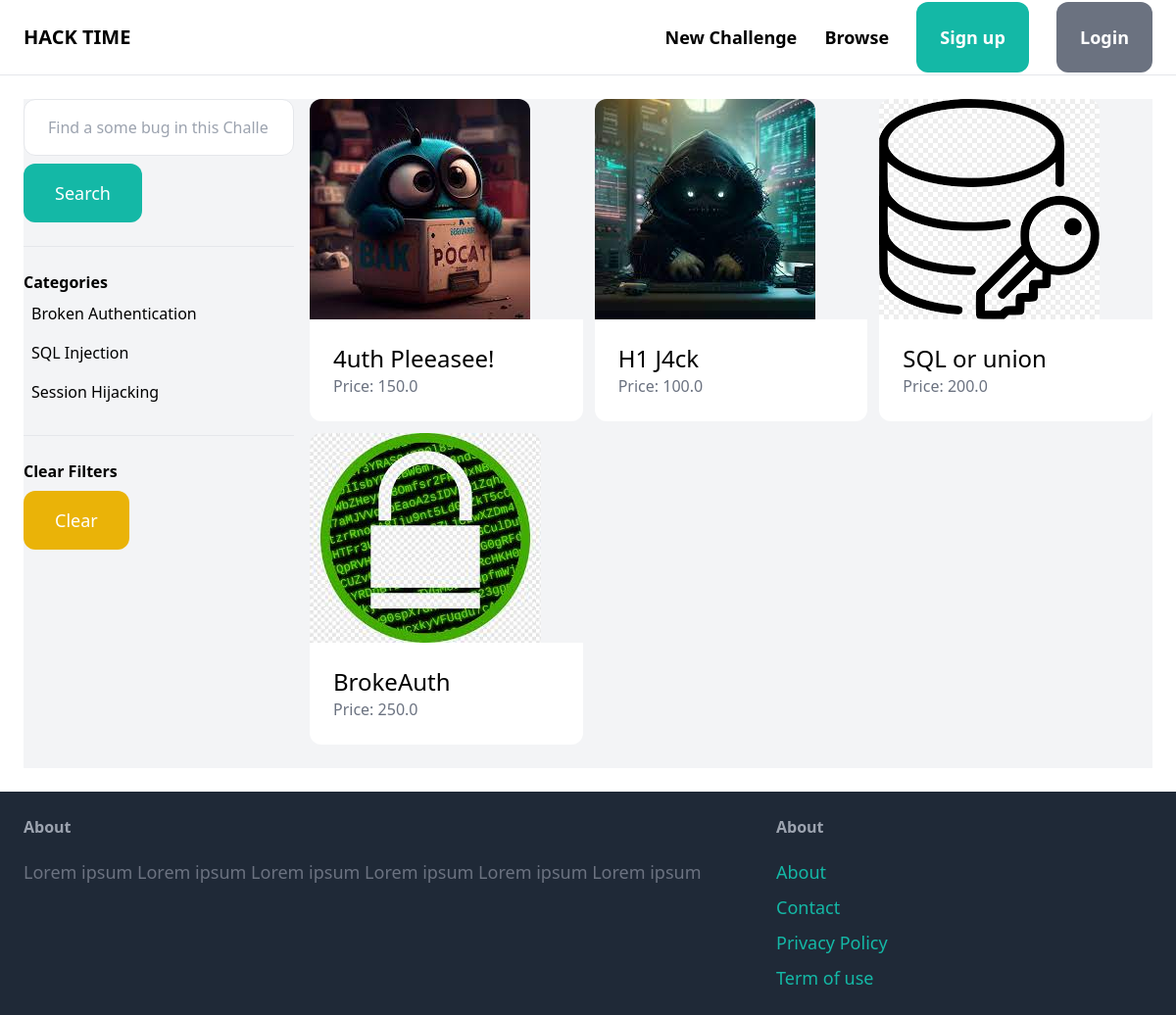
The app's page /items/ with its own data.
### item/models.py (models this page shows, shortened)
class Category(models.Model):
    name= models.CharField(max_length=255)
    class Meta:
        ordering = ('name',)
        verbose_name_plural = 'Categories'

class Item(models.Model):
    category = models.ForeignKey(Category, related_name='items', on_delete=models.CASCADE)
    name= models.CharField(max_length=255)
    description = models.TextField(blank=True, null=True)
    price = models.FloatField()
    image = models.ImageField(upload_to='item_images', blank=True, null=True)
    is_sold = models.BooleanField(default=True)
    created_by = models.ForeignKey(User, related_name='items', on_delete=models.CASCADE)
    created_at = models.DateTimeField(auto_now_add=True)

### item/views.py (the view)
# urls.py: path('', views.items, name='items'),
def items(request):
    query = request.GET.get('query', '')
    category_id = request.GET.get('category',0   )
    categories = Category.objects.all()
    items = Item.objects.filter(is_sold=False)
    if category_id:
        items = items.filter(category_id=category_id)
    if query:
        items = items.filter(Q(name__icontains=query) | Q(description__icontains=query))
    return render(request, 'item/items.html', {
        'items':items,
        'query':query,
        'categories':categories,
        'category_id':int(category_id)
    })

### item/templates/item/items.html (shortened to what this page needs)
{% extends 'core/base.html' %}
{% block content %}
    <div class="pb-6 grid grid-cols-4 gap-4 bg-gray-100">
        <div class="col-span-1">
           <form method="get" action="{% url 'item:items' %}">
            <input name="query" class="w-full py-4 px-6 border rounded-xl" type="text" value="{{query}}" placeholder="Find a some bug in this Challenges">
            <button class="mt-2 py-4 px-8 text-lg bg-teal-500 text-white rounded-xl">Search</button>
            </form>
            <hr class="my-6">
            <p class="font-semibold">Categories</p>
            <ul>
               {% for category in categories %}
                    <li class="py-2 px-2 rounded-xl{% if category.id == category_id %} bg-gray-200 {% endif %}">
                         <a href="{% url 'item:items' %}?query={{query}}&category={{category.id}}">{{category.name}}</a>
                    </li>
               {% endfor %}
            </ul>
            <hr class="my-6">
            <p class="font-semibold">Clear Filters</p>
            <ul>
                <li><a href="{% url 'item:items' %}" class="mt-2 py-4 px-8 inline-block bg-yellow-500 text-lg rounded-xl text-white">Clear </a></li>
            </ul>
        </div>
        <div class="col-span-3">
            <div class="grid grid-cols-3 gap-3" >
                {% for item in items %}
                    <div>
                        <a href="{% url 'item:detail' item.id %}">
                            <div>
                                <img src="{{ item.image.url }}" class="rounded-t-xl">
                            </div>
                            <div class="p-6 bg-white rounded-b-xl">
                                <h2 class="text-2xl">{{ item.name }}</h2>
                                <p class="text-gray-500">Price: {{ item.price }}</p>
                            </div>
                        </a>
                    </div>
                {% endfor %}
            </div>
        </div>
    </div>
{% endblock %}

### records on screen
Category: name "Broken Authentication"
Category: name "SQL Injection"
Category: name "Session Hijacking"
Item: image (picture), name "4uth Pleeasee!", price "150.0"
Item: image (picture), name "H1 J4ck", price "100.0"
Item: image (picture), name "SQL or union", price "200.0"
Item: image (picture), name "BrokeAuth", price "250.0"
